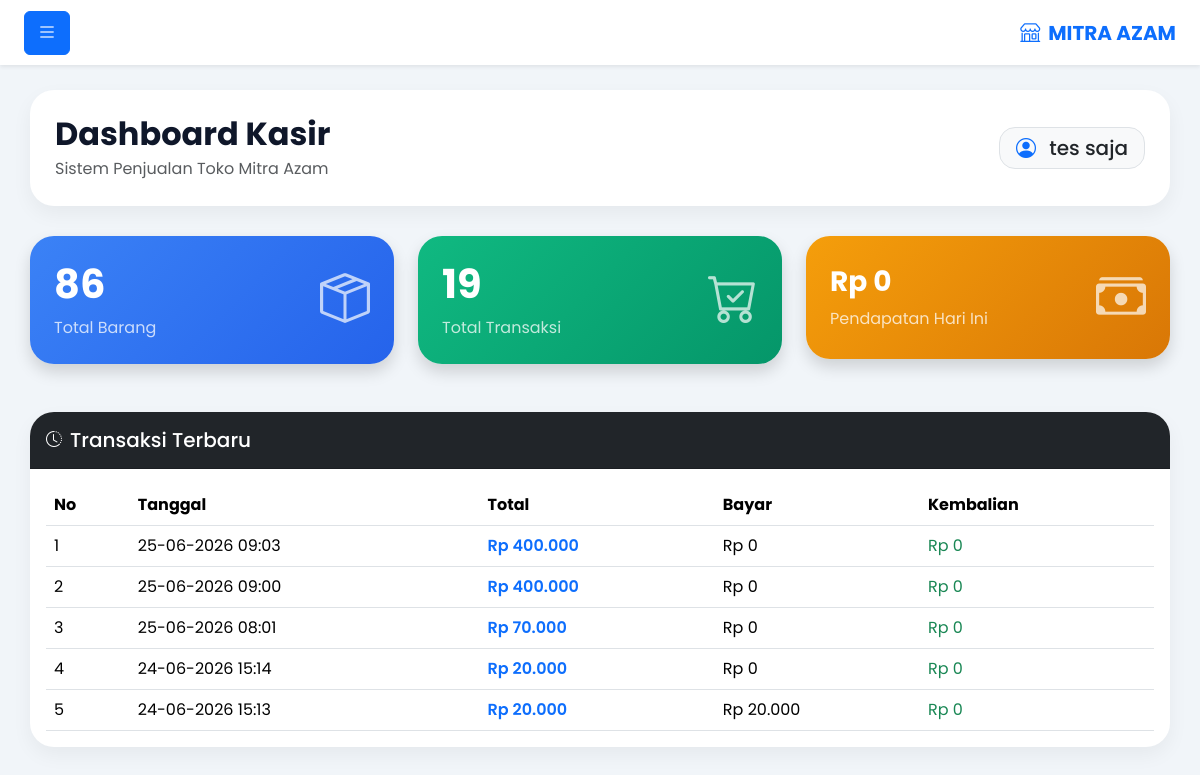
The app's page /kasir/dashboard.php (signed in) with its own data.
### tables this page shows
CREATE TABLE `penjualan` (
  `id_penjualan` int(11) NOT NULL AUTO_INCREMENT,
  `tanggal` datetime NOT NULL,
  `total_harga` int(11) NOT NULL,
  `bayar` int(11) NOT NULL,
  `metode_pembayaran` int(100) NOT NULL,
  `referensi` int(20) NOT NULL,
  `kasir` int(20) NOT NULL,
  `nama_kasir` varchar(100) NOT NULL,
  `id_customer` int(11) NOT NULL,
  `kembali` int(11) NOT NULL,
  `nama_customer` varchar(100) NOT NULL,
  `jatuh_tempo` date NOT NULL,
  `status_pembayaran` enum('Lunas','Belum Lunas') NOT NULL,
  `bukti_transaksi` varchar(255) NOT NULL,
  `keuntungan` int(11) NOT NULL,
  `id_user` int(11) NOT NULL,
  PRIMARY KEY (`id_penjualan`)
);

### kasir/dashboard.php (the view, shortened to what this page needs)
<?php
require_once '../config/koneksi.php';
$query_barang = mysqli_query($conn, "SELECT COUNT(*) AS total FROM barang");
$data_barang = mysqli_fetch_assoc($query_barang);
$total_barang = $data_barang['total'] ?? 0;
$query_penjualan = mysqli_query($conn, "SELECT COUNT(*) AS total FROM penjualan");
$data_penjualan = mysqli_fetch_assoc($query_penjualan);
$total_penjualan = $data_penjualan['total'] ?? 0;
$query_hari_ini = mysqli_query($conn, "SELECT SUM(total_harga) AS total FROM penjualan WHERE DATE(tanggal)=CURDATE()");
$data_hari_ini = mysqli_fetch_assoc($query_hari_ini);
$pendapatan_hari_ini = $data_hari_ini['total'] ?? 0;
$query_transaksi = mysqli_query($conn, "SELECT * FROM penjualan ORDER BY id_penjualan DESC LIMIT 5");
?>
<!DOCTYPE html>
<html lang="id">
<head>
    <link href="https://cdn.jsdelivr.net/npm/bootstrap@5.3.3/dist/css/bootstrap.min.css" rel="stylesheet">
    <link rel="stylesheet" href="https://cdn.jsdelivr.net/npm/bootstrap-icons@1.11.3/font/bootstrap-icons.min.css">
</head>
<body>
<nav class="navbar bg-white fixed-top shadow-sm" style="height: 65px;">
  <div class="container-fluid px-4">
    <button class="btn btn-primary d-flex align-items-center gap-2" type="button" data-bs-toggle="offcanvas" data-bs-target="#sidebarKasir">
      <i class="bi bi-list fs-5"></i>
    </button>
    <a class="navbar-brand fw-bold text-primary d-flex align-items-center gap-2 m-0" href="dashboard.php">
      <i class="bi bi-shop"></i> MITRA AZAM
    </a>
  </div>
</nav>
<div class="content">
    <div class="topbar d-flex justify-content-between align-items-center flex-wrap gap-3">
        <div>
            <h2 class="welcome mb-1">Dashboard Kasir</h2>
            <p class="text-muted mb-0">Sistem Penjualan Toko Mitra Azam</p>
        </div>
        <div>
            <h5 class="m-0 bg-light py-2 px-3 rounded-4 border">
                <i class="bi bi-person-circle text-primary me-2"></i>
                <?= htmlspecialchars($_SESSION['nama']); ?>
            </h5>
        </div>
    </div>
    <div class="row g-4">
        <div class="col-md-4">
            <div class="card card-dashboard bg-blue shadow">
                <div class="card-body p-4">
                    <div class="d-flex justify-content-between align-items-center">
                        <div>
                            <h1 class="fw-bold"><?= $total_barang; ?></h1>
                            <p class="mb-0 opacity-75">Total Barang</p>
                        </div>
                        <i class="bi bi-box-seam icon-card"></i>
                    </div>
                </div>
            </div>
        </div>
        <div class="col-md-4">
            <div class="card card-dashboard bg-green shadow">
                <div class="card-body p-4">
                    <div class="d-flex justify-content-between align-items-center">
                        <div>
                            <h1 class="fw-bold"><?= $total_penjualan; ?></h1>
                            <p class="mb-0 opacity-75">Total Transaksi</p>
                        </div>
                        <i class="bi bi-cart-check icon-card"></i>
                    </div>
                </div>
            </div>
        </div>
        <div class="col-md-4">
            <div class="card card-dashboard bg-orange shadow">
                <div class="card-body p-4">
                    <div class="d-flex justify-content-between align-items-center">
                        <div>
                            <h3 class="fw-bold m-0">Rp <?= number_format($pendapatan_hari_ini, 0, ',', '.'); ?></h3>
                            <p class="mb-0 opacity-75 mt-2">Pendapatan Hari Ini</p>
                        </div>
                        <i class="bi bi-cash-stack icon-card"></i>
                    </div>
                </div>
            </div>
        </div>
    </div>
    <div class="card table-card mt-5">
        <div class="card-header bg-dark text-white p-3 d-flex align-items-center gap-2">
            <i class="bi bi-clock-history"></i>
            <h5 class="mb-0">Transaksi Terbaru</h5>
        </div>
        <div class="card-body">
            <div class="table-responsive">
                <table class="table table-hover align-middle mb-0">
                    <thead>
                        <tr>
                            <th>No</th>
                            <th>Tanggal</th>
                            <th>Total</th>
                            <th>Bayar</th>
                            <th>Kembalian</th>
                        </tr>
                    </thead>
                    <tbody>
                    <?php
                    $no = 1;
                    while($d = mysqli_fetch_assoc($query_transaksi)){
                    ?>
                    <tr>
                        <td><?= $no++; ?></td>
                        <td><?= date('d-m-Y H:i', strtotime($d['tanggal'])); ?></td>
                        <td class="fw-semibold text-primary">Rp <?= number_format($d['total_harga'], 0, ',', '.'); ?></td>
                        <td>Rp <?= number_format($d['bayar'], 0, ',', '.'); ?></td>
                        <td class="text-success">Rp <?= number_format($d['kembali'], 0, ',', '.'); ?></td>
                    </tr>
                    <?php } ?>
                    </tbody>
                </table>
            </div>
        </div>
    </div>
</div>
</body>
</html>

### kasir/dashboard.php (style rules this page uses)
* { font-family:'Poppins',sans-serif; }
body { background:#f1f5f9; overflow-x:hidden; padding-top: 70px; }
.content { padding:20px 30px; }
.welcome { font-weight:700; color:#0f172a; }
.topbar { background:white; border-radius:24px; padding:25px; margin-bottom:30px; box-shadow: 0 8px 20px rgba(0,0,0,0.05); }
.card-dashboard { border:none; border-radius:24px; overflow:hidden; transition:0.3s; }
.bg-blue { background: linear-gradient(135deg, #3b82f6, #2563eb); color:white; }
.bg-green { background: linear-gradient(135deg, #10b981, #059669); color:white; }
.bg-orange { background: linear-gradient(135deg, #f59e0b, #d97706); color:white; }
.icon-card { font-size:50px; opacity:0.7; }
.table-card { border:none; border-radius:24px; overflow:hidden; box-shadow: 0 8px 20px rgba(0,0,0,0.05); }
.table thead { background:#0f172a; color:white; }

### records on screen
penjualan: tanggal "25-06-2026 09:03", total_harga "400.000", bayar "0", kembali "0"
penjualan: tanggal "25-06-2026 09:00", total_harga "400.000", bayar "0", kembali "0"
penjualan: tanggal "25-06-2026 08:01", total_harga "70.000", bayar "0", kembali "0"
penjualan: tanggal "24-06-2026 15:14", total_harga "20.000", bayar "0", kembali "0"
penjualan: tanggal "24-06-2026 15:13", total_harga "20.000", bayar "20.000", kembali "0"

### other values on screen
$_SESSION['nama'] "tes saja"
$total_barang "86"
$total_penjualan "19"
$pendapatan_hari_ini "0"
